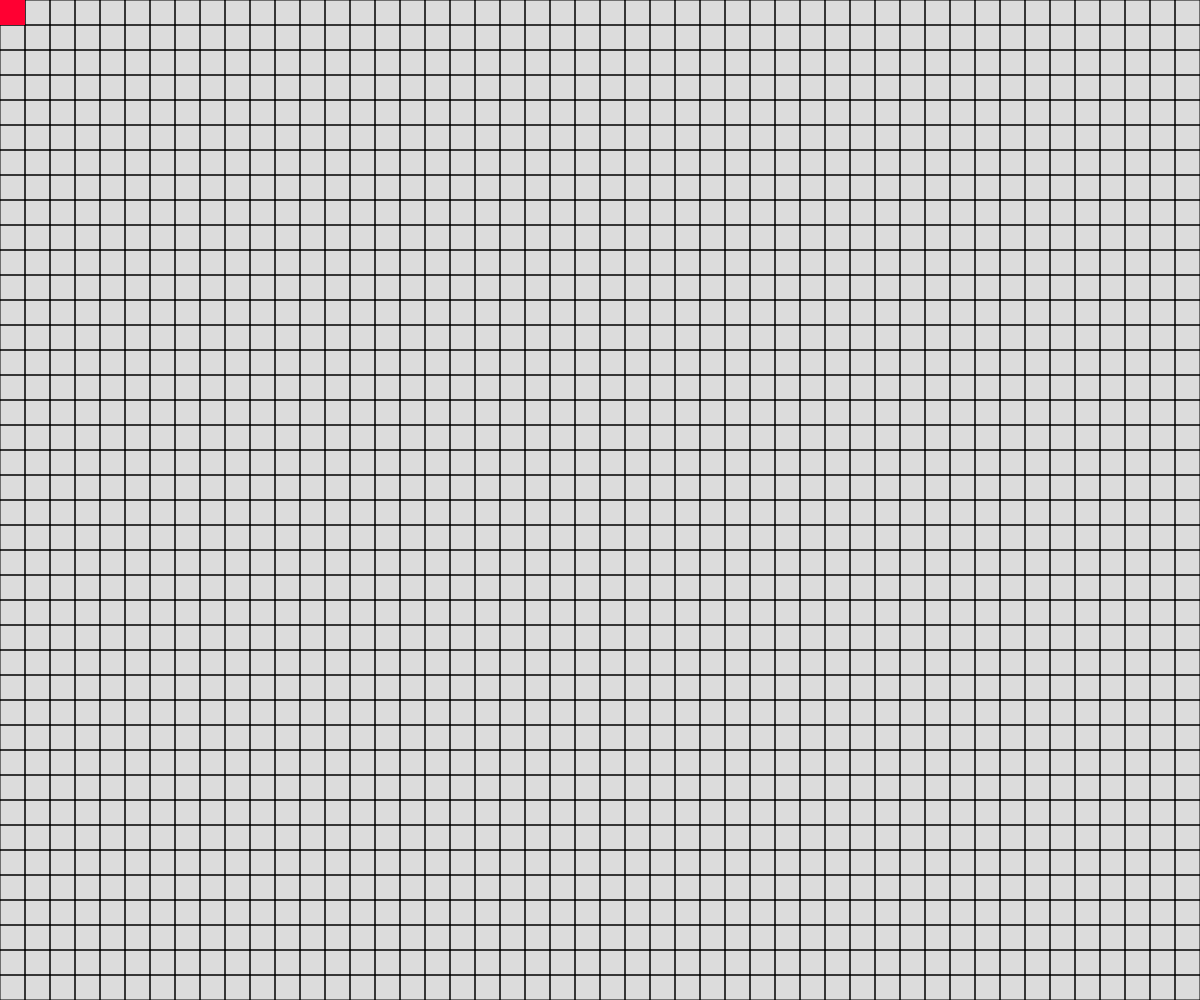
Frame 1 (no input)
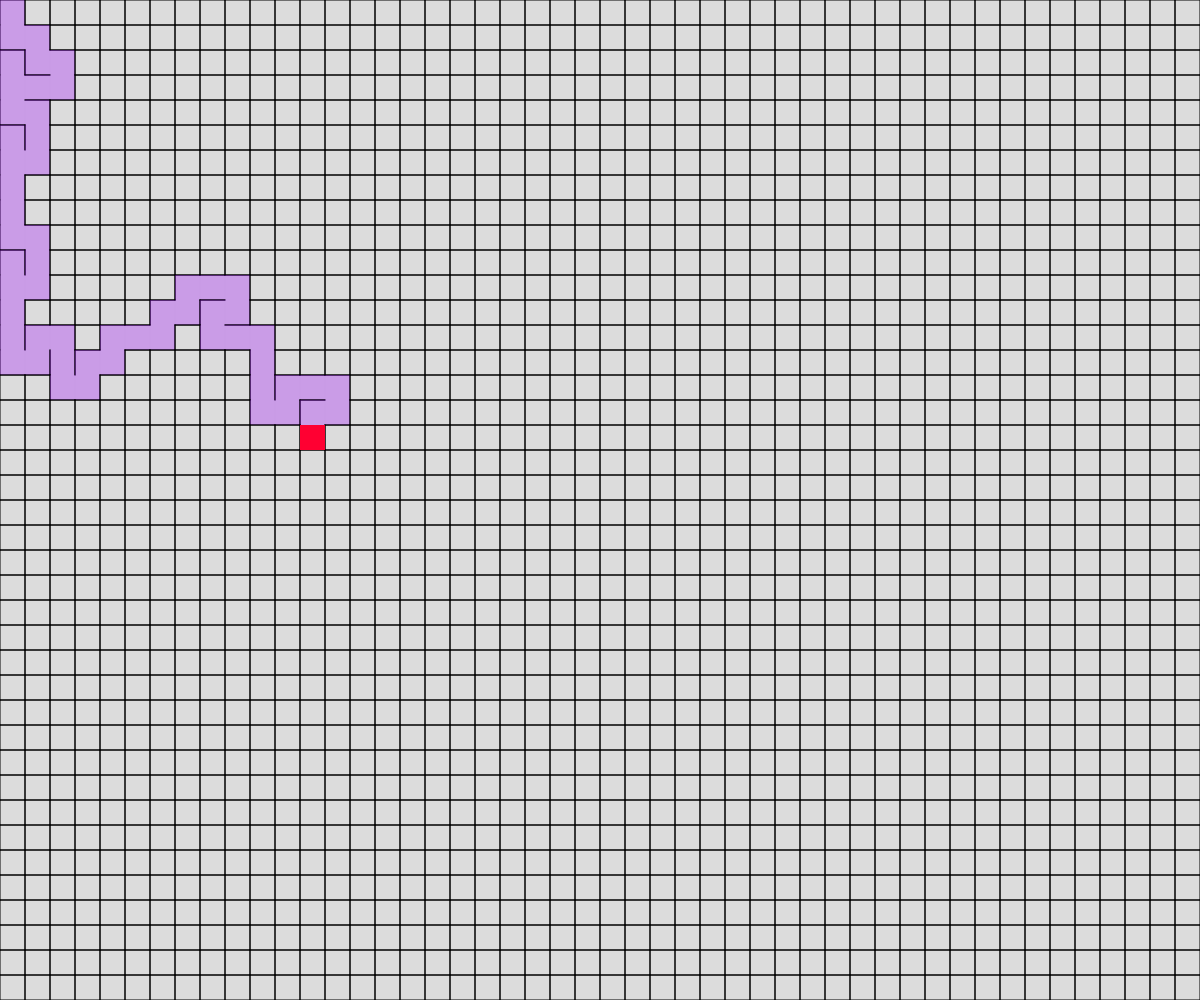
Frame 60 (no input)
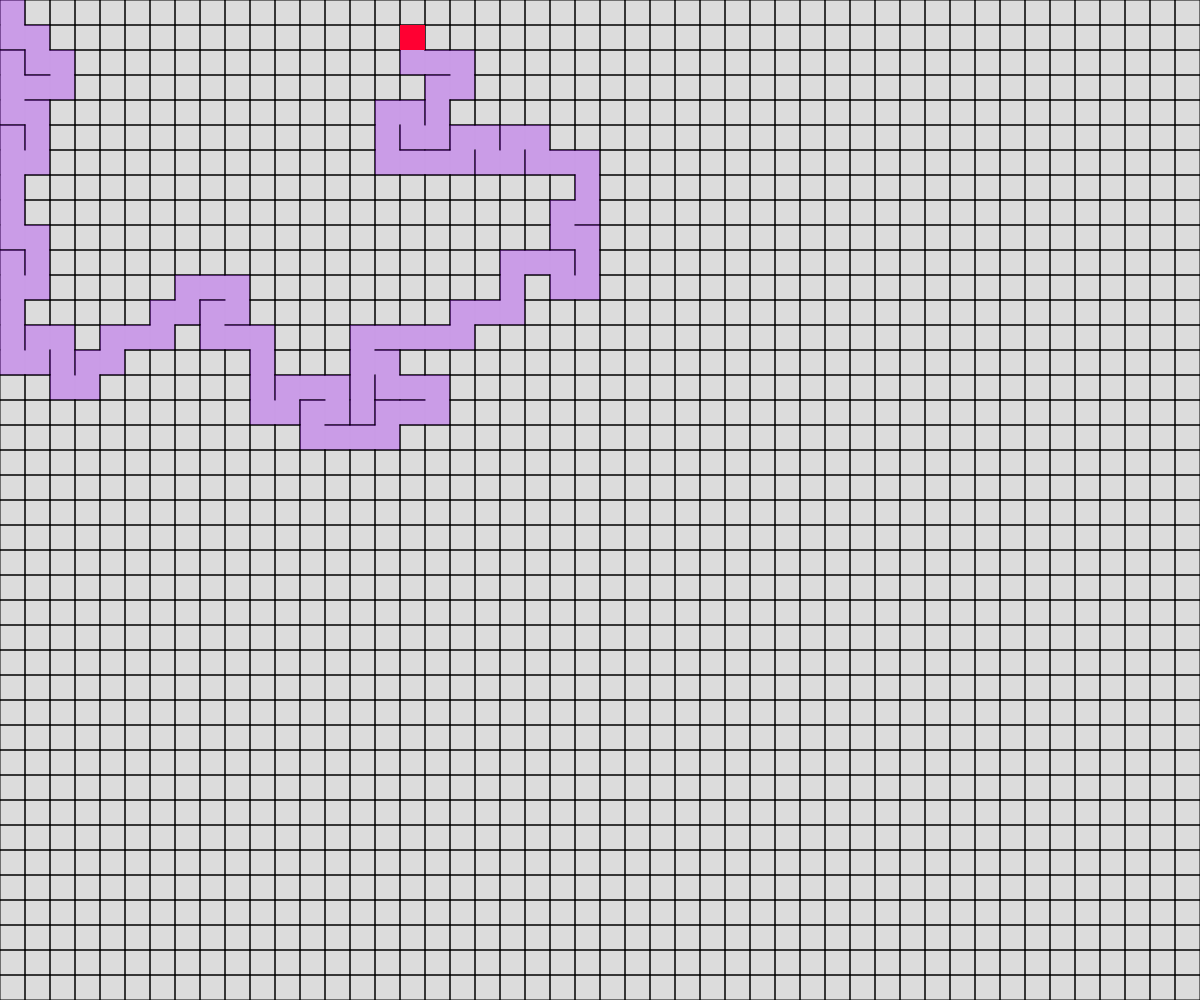
Frame 120 (the mouse pressed at the canvas centre since frame 60)

The p5.js sketch that drew these frames (run headless with seeded random() and noise() and a simulated clock; from frame 60 on, the mouse is pressed at the canvas centre):

// p5.js sketch
// ── sketch.js
class Cell {
  constructor(i,j) {
    this.i = i;
    this.j = j;
    this.walls = [true,true,true,true];
    this.visited = false;
  }
  
  show () {
    let i = this.i;
    let j = this.j;
    stroke(0);
    strokeWeight(1);
    noFill();
    if (this.walls[0]) line( i*w, j*w, i*w, j*w+w);
    if (this.walls[1]) line( i*w, j*w+w, i*w+w, j*w+w);
    if (this.walls[2]) line( i*w+w, j*w+w, i*w+w, j*w);
    if (this.walls[3]) line( i*w+w, j*w, i*w, j*w);
    
    if (this.visited) {
      noStroke(0);
      fill(157,0,255,75);
      rect(this.i*w,this.j*w,w,w);
    }
  }
} // end of class


let dimx = window.innerWidth;
let dimy = window.innerHeight;
let w = 25;
let n = Math.trunc(dimx/w);
let m = Math.trunc(dimy/w);

while (dimx%w != 0) {
  dimx--;
}

while (dimy%w != 0) {
  dimy--;
}

let grid = [];
let current;
let list = [];

function setup() {
  createCanvas(dimx, dimy);
  
  for (let j = 0 ; j < m ; j++){
    for (let i = 0 ; i < n ; i++){
      grid.push(new Cell(i,j) );
    }
  }
  current = grid[0];
  current.visited = true;
  list.push( current );
}

function draw() {
  background(220);
  
  // show cells
  let cont = 0;
  for (let cell of grid){
    cell.show();
    if (cell.visited) cont++;
  }
  
  if (cont==n*m) {
    console.log("FINISHED!")
    noLoop();
  } else {
    // show current
    noStroke(0);
    fill(255,0,50);
    rect(current.i*w,current.j*w,w,w);
  }
  
  // get neighbours
  let neighbours = [];
  let globalIndex = current.i + current.j * n;
  if (current.i > 0) neighbours.push( grid[globalIndex-1] );
  if (current.i < n-1) neighbours.push( grid[globalIndex+1] );
  if (current.j > 0) neighbours.push( grid[globalIndex-n] );
  if (current.j < m-1) neighbours.push( grid[globalIndex+n] );
  
  neighbours = neighbours.filter(neighbour => !neighbour.visited);
  
  let toVisit;
  if (neighbours.length == 0) {
    list.pop();
    current = list[list.length-1];
  }
  else {
    toVisit = neighbours[floor(random(neighbours.length))];
    
    let diffI = toVisit.i - current.i;
    let diffJ = toVisit.j - current.j;
    
    if (diffI == 1) {
      current.walls[2] = false;
      toVisit.walls[0] = false;
    } else if (diffI == -1) {
      current.walls[0] = false;
      toVisit.walls[2] = false;
    } else if (diffJ == 1) {
      current.walls[1] = false;
      toVisit.walls[3] = false;
    } else if (diffJ == -1) {
      current.walls[3] = false;
      toVisit.walls[1] = false;
    } else {
      console.log("Something went wrong!")
    }
    
    current = toVisit;
    current.visited = true;
    list.push( current );
  }
  
}
